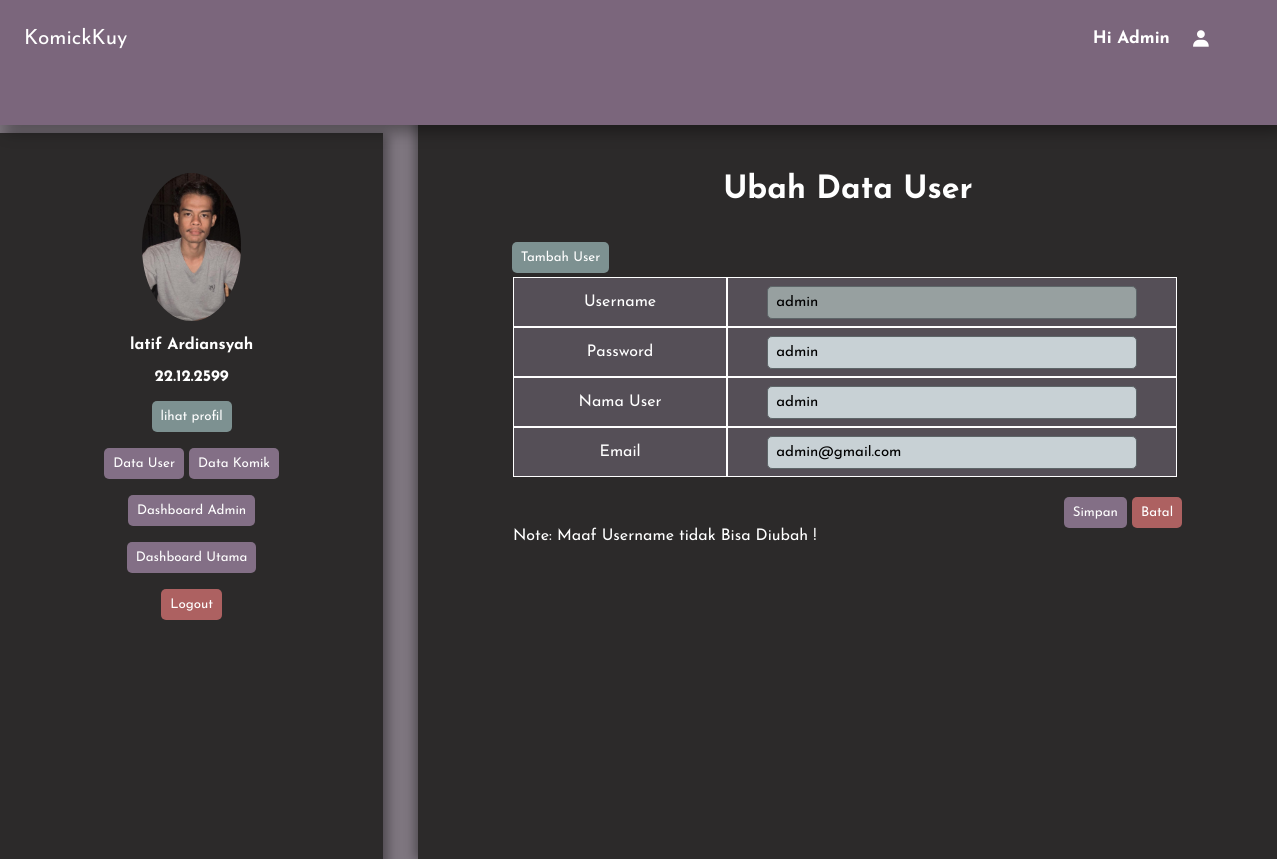
Page /data/ubahdatauser.php?username=admin on the committed database.
### tables this page shows
CREATE TABLE `user_admin` (
  `kodeuser` int(10) NOT NULL,
  `nama` varchar(20) NOT NULL,
  `username` varchar(20) NOT NULL,
  `email` varchar(20) NOT NULL,
  `password` varchar(20) NOT NULL,
  `role` tinyint(4) NOT NULL
);

### data/ubahdatauser.php (the view, shortened to what this page needs)
<!DOCTYPE html>
<html lang="en">
<head>
    <link href='https://unpkg.com/boxicons@2.1.4/css/boxicons.min.css' rel='stylesheet'>
</head>
<body>
    <header>
        <nav>
            <a href="index.html">KomickKuy</a>
            <ul id="menu-list" class="hidden">
                <li>
                    <h5>Hi Admin</h5>
                </li>
                <i class='bx bxs-user'></i>
            </ul>
        </nav>
    </header>
    <div class="con">
        <div class="admin">
            <img src="../dashboardAdmin/img/IMG-20210520-WA0013.jpg" alt="">
            <h4>latif Ardiansyah</h4>
            <h4>22.12.2599</h4>
            <div class="button">
                <a href="../dashboardAdmin/profiladmin.php"><button id="profil">lihat profil</button></a>
            </div>
            <div class="button">
                <a href="datauser.php"><button>Data User</button></a>
                <a href="datakomik.php"><button>Data Komik</button></a>
            </div>
            <a href="../dashboardAdmin/index.php" class="button" id="dash"><button>Dashboard Admin</button></a>
            <a href="dashUtama.php" class="button"><button>Dashboard Utama</button></a>
            <a href="../dashboardAdmin/logout.php" class="logout"><button>Logout</button></a>
        </div>
        <div class="tabel">
            <h1>Ubah Data User</h1>
            <a href="tambahUser.php"><button class="tambahuser">Tambah User</button></a>
            <?php
            include "dataBaseKomicKuy.php";
            if ($_SERVER['REQUEST_METHOD'] == 'GET') {
                if (isset($_GET['username'])) {
                    $user = $_GET['username'];
                    $sql = "SELECT * FROM user_admin WHERE username='$user'";
                    $hasil = mysqli_query($connect, $sql);
                    if ($hasil) {
                        $data = mysqli_fetch_assoc($hasil);
                        if ($data) {
                            $username = $data['username'];
                            $password = $data['password'];
                            $nama = $data['nama'];
                            $email = $data['email'];
                        }
                        else{
                            echo"gagal";
                        }
                    } else {
                        echo "Error: " . mysqli_error($connect);
                    }
                } else {
                    echo "Username tidak tersedia.";
                }
            }
            else{
                echo"";
            }
            ?>
            <form method="post" action="ubah_action.php">
                <table cellpadding="5" cellspacing="0">
                    <tr>
                        <td>Username</td>
                        <td>
                            <input class="usernone" type="text" value="<?php echo $username ?>" disabled>
                        </td>
                    </tr>
                    <tr>
                        <td>Password</td>
                        <td>
                            <input type="text" name="password" value="<?php echo $password ?>">
                        </td>
                    </tr>
                    <tr>
                        <td>Nama User</td>
                        <td>
                            <input type="text" name="namalengkap" value="<?php echo $nama ?>">
                        </td>
                    </tr>
                    <tr>
                        <td>Email</td>
                        <td>
                            <input type="email" name="email" value="<?php echo $email ?>">
                        </td>
                    </tr>
                </table>
                <div class="sum">
                    <input type="submit" name="ubah" value="Simpan">
                    <input class="sum2" type="reset" value="Batal">
                </div>
                <p>Note: Maaf Username tidak Bisa Diubah !</p>
            </form>
        </div>
    </div>
</body>
</html>

### data/ubahdatauser.php (style rules this page uses)
* { padding: 0; margin: 0; font-family: 'Josefin Sans', sans-serif; }
body { background-color: rgba(65, 53, 66, 0.676); overflow: hidden; }
header { position: fixed; width: 100%; height: 15.6vh; background-color: rgb(123, 102, 124); line-height: 30px; box-shadow: 5px 6px 15px rgba(0, 0, 0, 0.37); z-index: 1; }
nav { display: flex; padding: 1.5em; justify-content: space-between; align-items: center; }
nav ul { display: flex; align-items: center; gap: 1em; list-style: none; font-size: 1.3em; position: relative; right: 2em; }
nav a { color: white; text-decoration: none; font-size: 1.3em; }
nav ul li h5 { text-decoration: none; color: rgb(255, 255, 255); }
nav ul i { color: white; }
.con { display: flex; justify-content: center; align-items: center; height: 100vh; gap: 30px; }
.con .admin { display: flex; flex-direction: column; background-color: rgb(44, 42, 42); width: 30%; height: 86%; top: 15.5%; position: fixed; right: 70%; align-items: center; gap: 1em; box-shadow: 5px 1px 10px rgba(0, 0, 0, 0.37); }
.con .admin img { width: 26%; height: 20%; object-fit: cover; border-radius: 100%; margin-top: 2.5em; }
.con .admin h4 { color: white; }
.con .admin .button button { background-color: rgb(131, 111, 134); color: white; padding: 9px; border: none; border-radius: 5px; cursor: pointer; transition: transform 1s, 1s; }
.con .admin .button #profil { background-color: rgb(125, 145, 145); }
.con .admin .logout button { background-color: rgb(173, 97, 97); border: none; padding: 9px; border-radius: 5px; color: white; cursor: pointer; transition: transform 1s, 1s; }
.con .tabel { background-color: rgb(44, 42, 42); width: 65%; position: relative; left: 16.4%; height: 90%; z-index: 0; top: 10.5%; color: white; padding: 15px; box-shadow: -3px 1px 10px rgba(0, 0, 0, 0.37); }
.con .tabel h1 { text-align: center; margin-top: 50px; }
.con .tabel table { width: 80%; text-align: center; line-height: 40px; margin-left: 5em; margin-top: 2.5em; }
.con .tabel form table tr td { padding: 4px; background-color: rgb(85, 79, 87); border: 1px solid white; }
.con .tabel form table tr td input { padding: 8px; border-radius: 5px; outline: none; border: none; background-color: rgb(200, 209, 213); color: black; width: 80%; font-size: 15px; border: 1px solid rgb(93, 101, 104); }
.con .tabel form table tr td .usernone { background-color: rgb(151, 160, 160); }
.con .tabel form .sum input { background-color: black; position: relative; left: 76%; border: none; background-color: rgb(131, 111, 134); padding: 9px; border-radius: 5px; color: white; margin-top: 20px; cursor: pointer; }
.con .tabel form .sum .sum2 { background-color: rgb(173, 97, 97); }
.con .tabel .tambahuser { position: relative; top: 5%; left: 9.5%; background-color: rgb(125, 145, 145); color: white; padding: 9px; border-radius: 5px; border: none; cursor: pointer; }
.con .tabel form p { position: relative; left: 80px; }

### rows in the picture
user_admin: username "admin", password "admin", namalengkap "admin", email "admin@gmail.com"
